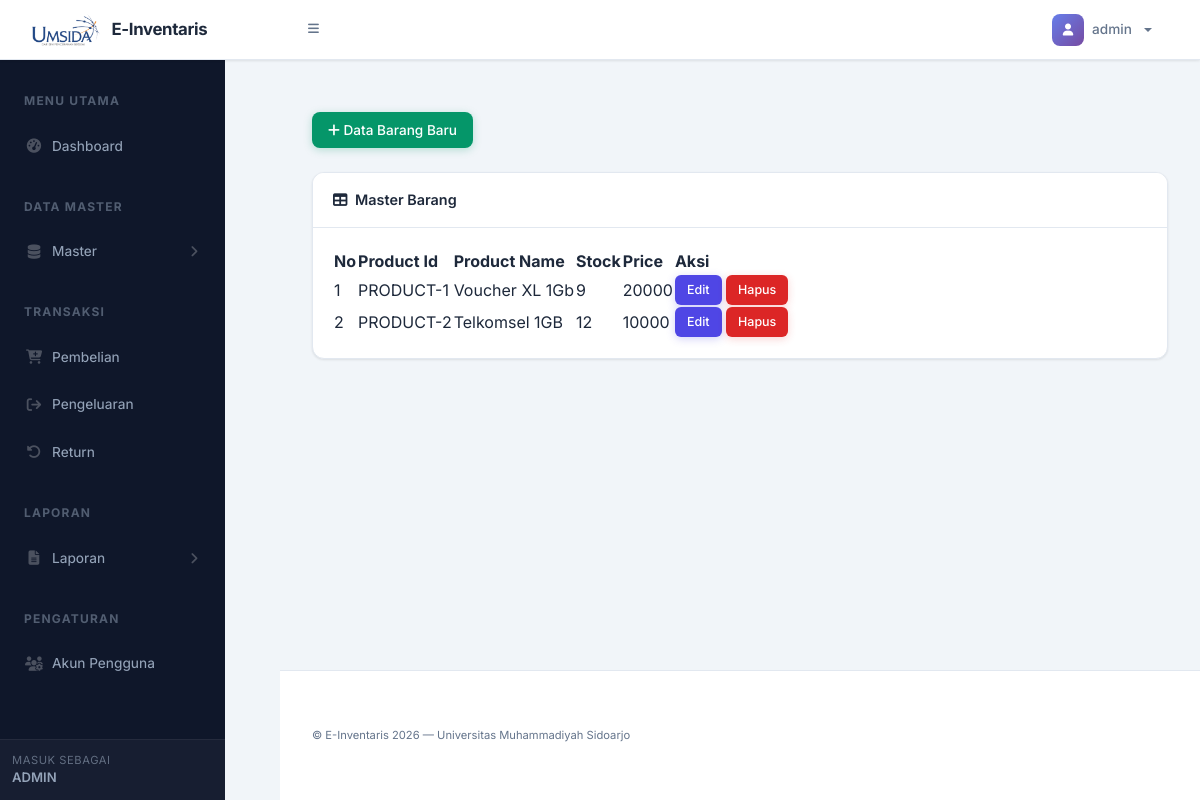
The app's page /page/master_barang.php (signed in) with its own data.
### tables this page shows
CREATE TABLE `products` (
  `id` int NOT NULL,
  `category_id` int NOT NULL,
  `name` varchar(100) NOT NULL,
  `stock` int NOT NULL DEFAULT '0',
  `price` decimal(10,0) NOT NULL,
  `created_at` timestamp NULL DEFAULT CURRENT_TIMESTAMP,
  `updated_at` timestamp NULL DEFAULT CURRENT_TIMESTAMP ON UPDATE CURRENT_TIMESTAMP
);

### conf/function.php (called while the page is built, shortened)
<?php
require "config.php";
function getMasterBarang() {
    global $conn;
    $query = "SELECT * FROM products";
    $result = mysqli_query($conn, $query);
    $data = [];
    while ($row = mysqli_fetch_assoc($result)) {
        $data[] = $row;
    }
    return $data;
}
?>

### page/master_barang.php (the view, shortened to what this page needs)
<?php include "src/header.php" ?>
<main>
    <div class="container-fluid px-4">
        <button type="button" class="btn btn-success mt-4 mb-4" data-bs-toggle="modal" data-bs-target="#newMasterBarang">
            <i class="fas fa-plus"></i>
            Data Barang Baru
        </button>
        <div class="card mb-4">
            <div class="card-header">
                <i class="fas fa-table me-1"></i>
                Master Barang
            </div>
            <div class="card-body">
                <table id="datatablesSimple">
                    <thead>
                        <tr>
                            <th>No</th>
                            <th>Product Id</th>
                            <th>Product Name</th>
                            <th>Stock</th>
                            <th>Price</th>
                            <th>Aksi</th>
                        </tr>
                    </thead>
                    <tbody>
                        <?php
                        $barang = getMasterBarang();
                        $no = 1;
                        foreach ($barang as $item) {
                            echo "<tr>
                                    <td>{$no}</td>
                                    <td>PRODUCT-{$item['id']}</td>
                                    <td>{$item['name']}</td>
                                    <td>{$item['stock']}</td>
                                    <td>{$item['price']}</td>
                                    <td>
                                        <button type='button'
                                                class='btn btn-primary btn-sm edit-btn'
                                                data-bs-toggle='modal'
                                                data-bs-target='#editModal'
                                                data-id='{$item['id']}'
                                                data-category-id='{$item['category_id']}'
                                                data-name='{$item['name']}'
                                                data-price='{$item['price']}'
                                                data-stock='{$item['stock']}'>
                                            Edit
                                        </button>
                                        <a href='?delete_id={$item['id']}' class='btn btn-danger btn-sm' onclick='return confirm(\"Are you sure you want to delete this item?\")'>Hapus</a>
                                    </td>
                                </tr>";
                        $no++;
                        }
                        ?>
                    </tbody>
                </table>
            </div>
        </div>
    </div>
</main>
<?php include "src/footer.php" ?>

### page/css/custom-override.css (style rules this page uses)
:root { --ei-primary: #4f46e5; --ei-primary-light: #818cf8; --ei-primary-dark: #3730a3; --ei-accent: #06b6d4; --ei-bg: #f1f5f9; --ei-sidebar: #0f172a; --ei-sidebar-hover: rgba(255, 255, 255, 0.06); --ei-sidebar-active: rgba(99, 102, 241, 0.15); --ei-topbar: #ffffff; --ei-card: #ffffff; --ei-text: #1e293b; --ei-text-muted: #64748b; --ei-border: #e2e8f0; --ei-gradient: linear-gradient(135deg, #667eea 0%, #764ba2 100%); --ei-shadow: 0 1px 3px rgba(0, 0, 0, 0.06), 0 1px 2px rgba(0, 0, 0, 0.04); --ei-shadow-md: 0 4px 6px rgba(0, 0, 0, 0.05), 0 2px 4px rgba(0, 0, 0, 0.03); --ei-shadow-lg: 0 10px 25px rgba(0, 0, 0, 0.08); --ei-radius: 12px; --ei-radius-sm: 8px; --ei-transition: all 0.25s ease; }
body { font-family: 'Inter', -apple-system, sans-serif !important; background-color: var(--ei-bg) !important; color: var(--ei-text); }
#layoutSidenav_content main { padding: 0 !important; }
.container-fluid.px-4 { padding: 2rem !important; }
.card { background: var(--ei-card); border: 1px solid var(--ei-border); border-radius: var(--ei-radius) !important; box-shadow: var(--ei-shadow); transition: var(--ei-transition); overflow: hidden; }
.card-header { background: var(--ei-card) !important; border-bottom: 1px solid var(--ei-border); font-weight: 600; font-size: 0.9rem; color: var(--ei-text); padding: 1rem 1.25rem; }
.card-body { padding: 1.25rem; }
.btn { font-family: 'Inter', sans-serif; font-weight: 500; border-radius: var(--ei-radius-sm); font-size: 0.85rem; padding: 0.5rem 1rem; transition: var(--ei-transition); border: none; }
.btn-primary { background: var(--ei-primary) !important; border-color: var(--ei-primary) !important; box-shadow: 0 2px 8px rgba(79, 70, 229, 0.25); }
.btn-success { background: #059669 !important; border-color: #059669 !important; box-shadow: 0 2px 8px rgba(5, 150, 105, 0.25); }
.btn-danger { background: #dc2626 !important; border-color: #dc2626 !important; box-shadow: 0 2px 8px rgba(220, 38, 38, 0.2); }
.btn-sm { padding: 0.35rem 0.75rem; font-size: 0.78rem; border-radius: 6px; }
main { animation: pageEnter 0.4s ease-out; }

### records on screen
products: id "1", name "Voucher XL 1Gb", stock "9", price "20000"
products: id "2", name "Telkomsel 1GB", stock "12", price "10000"

### other values on screen
$_SESSION['username'] "admin"
$_SESSION['username'] "ADMIN"
